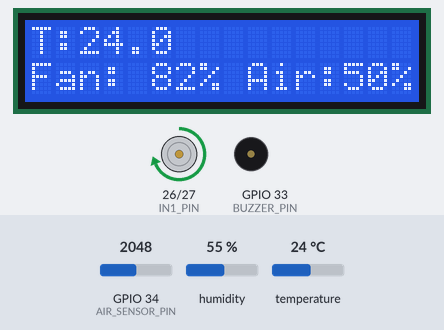
Bench run of a sketch on a simulated ESP32. Shown: 16×2 character LCD, motor-driver pin pairs drawn as motors (green arrow = first pin HIGH = forward, orange = second pin HIGH = backward, longer = more drive, scaled by the enable pin), buzzer (waves = sounding, pin HIGH). The inputs (shaded band) are chosen by the test bench; at power-on: temperature 24 °C, GPIO 34 (AIR_SENSOR_PIN) = 2048, humidity 55 % (analog values on the 0–4095 scale). What the sketch prints to the serial monitor is not drawn.

Above: at 2.6 s.
2.7 s: temperature set to 29.3 °C
At 6.3 s:
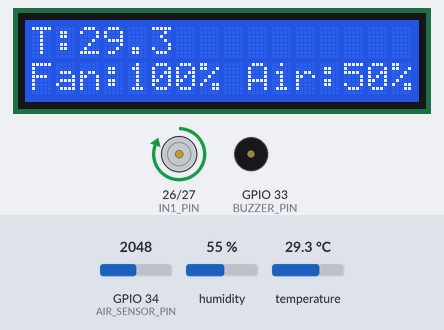
7.5 s: temperature set to 30.7 °C
At 10.5 s:
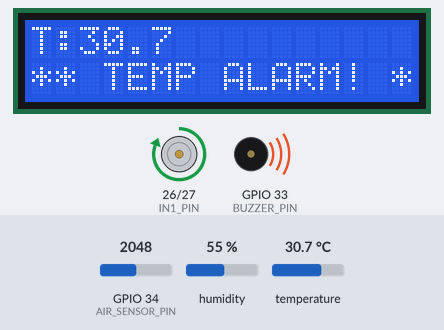
15.5 s: GPIO 34 (AIR_SENSOR_PIN) set to 4069
At 17.3 s:
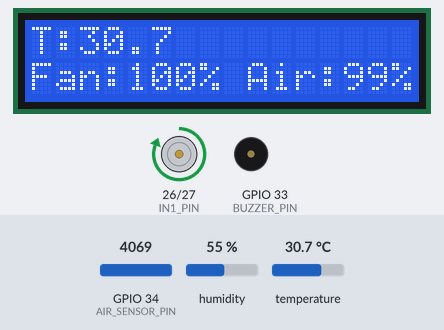
18.3 s: GPIO 34 (AIR_SENSOR_PIN) set to 4095
At 20.4 s:
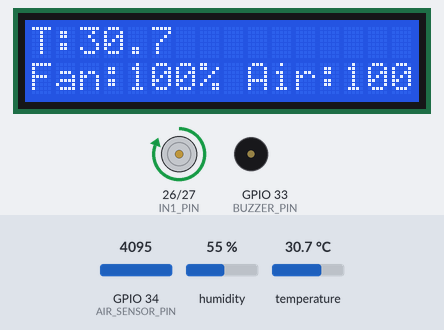
21.5 s: temperature set to 12 °C
At 23.3 s:
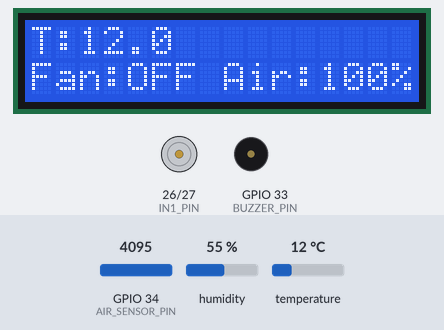
24.3 s: temperature set to 17.5 °C
At 26.4 s:
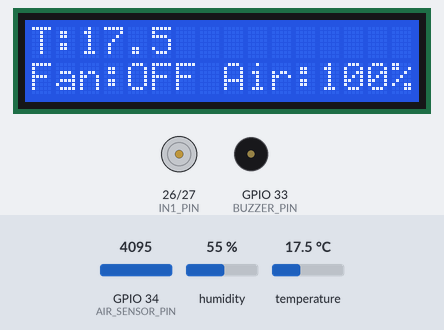
27.5 s: temperature set to 18.7 °C
Timing chart, 0 to 31.5 s (numbered marks = the images above; inputs shaded):
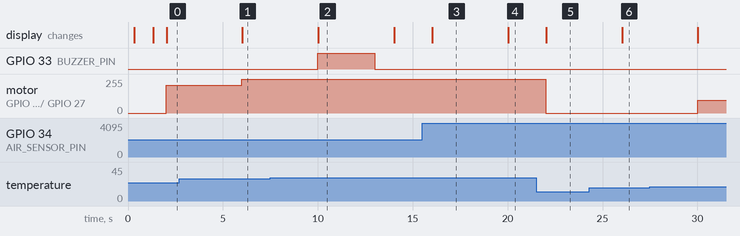

Measured:
- the behaviour switches between 29.9 and 30 °C on temperature (found by bisection; images 1 and 2)
- the behaviour switches between 4094 and 4095 on GPIO 34 (AIR_SENSOR_PIN) (found by bisection; images 3 and 4)
- after the input at 2.7 s, motor on GPIO 26 (IN1_PIN) / GPIO 27 (IN2_PIN): forward 210/255 → forward 255/255 after 3.3 s; the display: changes after 3.3 s (image 1)
- after the input at 7.5 s, GPIO 33 (BUZZER_PIN): LOW → HIGH after 2.5 s, → LOW 3.0 s later; the display: changes after 2.5 s (image 2)
- after the input at 15.5 s, the display: changes after 0.52 s (image 3)
- after the input at 18.3 s, the display: changes after 1.7 s (image 4)
- after the input at 21.5 s, motor on GPIO 26 (IN1_PIN) / GPIO 27 (IN2_PIN): forward 255/255 → stopped after 0.51 s; the display: changes after 0.53 s (image 5)
- after the input at 24.3 s, the display: changes after 1.7 s (image 6)
- after the input at 27.5 s, motor on GPIO 26 (IN1_PIN) / GPIO 27 (IN2_PIN): stopped → forward 95/255 after 2.5 s

The sketch:

smart.ino
```cpp
#include <Wire.h>
#include <LiquidCrystal_I2C.h>
#include <DHT.h>
#include "soc/soc.h"
#include "soc/rtc_cntl_reg.h"

// ================= PIN DEFINITIONS =================
#define DHTPIN 32
#define DHTTYPE DHT22

#define AIR_SENSOR_PIN 34
#define BUZZER_PIN 33

#define ENA_PIN 25
#define IN1_PIN 26
#define IN2_PIN 27

// Compatibility for ESP32 Arduino Core 2.x and 3.x
#if defined(ESP_ARDUINO_VERSION_MAJOR) && (ESP_ARDUINO_VERSION_MAJOR >= 3)
  #define USE_ESP32_CORE_V3 1
#elif defined(ESP_ARDUINO_VERSION) && (ESP_ARDUINO_VERSION >= 0x030000)
  #define USE_ESP32_CORE_V3 1
#else
  #define USE_ESP32_CORE_V3 0
  #define PWM_CHANNEL 0
#endif

// ================= PERIPHERALS =================
LiquidCrystal_I2C* lcd = nullptr;
bool lcdAvailable = false;
DHT dht(DHTPIN, DHTTYPE);

// Custom degree symbol character for LCD
byte degreeChar[8] = {
  0b00110,
  0b01001,
  0b01001,
  0b00110,
  0b00000,
  0b00000,
  0b00000,
  0b00000
};

// ================= CLIMATE & FAN CONFIGURATION =================
const float SET_TEMPERATURE   = 18.0; // Target cooling threshold: turns ON at >= 18.0°C
const float TEMP_HYSTERESIS   = 0.5;  // Turns OFF below (18.0 - 0.5) = 17.5°C
const float MAX_FAN_TEMP      = 26.0; // Reaches 100% full throttle at 26.0°C
const float ALARM_TEMP        = 30.0; // High-temperature safety alarm threshold

// System State
int currentSpeed = 0;
bool fanActive = false;

float currentTemp = 18.0;
float currentHumidity = 50.0;
int currentAirPercent = 0;

int dhtConsecutiveErrors = 0;
bool sensorFault = false;

// Buzzer Alert State
bool buzzerArmed = true;
bool buzzerPlaying = false;
unsigned long buzzerStartTime = 0;
const unsigned long BUZZER_DURATION = 3000; // 3-second alert beep

// Non-blocking sampling timer
unsigned long lastSampleTime = 0;
const unsigned long SAMPLE_INTERVAL = 2000; // Sample every 2 seconds

// ================= FORWARD DECLARATIONS =================
void handleBuzzer(float temp, unsigned long currentMillis);
int  calculateSpeed(float temp);
void applyMotorSpeed(int speed);
void writePwm(int duty);
void updateDisplay(float temp, float hum, int speed, int airPercent);
void handleSensorError();

// ================= SETUP =================
void setup() {
  // Disable brownout detector to prevent voltage drop resets
  WRITE_PERI_REG(RTC_CNTL_BROWN_OUT_REG, 0);

  Serial.begin(115200);
  delay(200);

  Serial.println("\n===========================================");
  Serial.println("     Smart Fan Standalone Controller       ");
  Serial.println("===========================================");
  Serial.printf("[CONFIG] Set Temperature: %.1f°C | Max Throttle at: %.1f°C\n", SET_TEMPERATURE, MAX_FAN_TEMP);

  // STEP 1: I2C Bus & LCD Auto-Detection (Non-blocking with timeout)
  Serial.println("[BOOT 1/4] Scanning I2C bus (GPIO 21 SDA / GPIO 22 SCL)...");
  Wire.begin(21, 22);
  Wire.setTimeOut(50); // Prevent hang if LCD is disconnected or lines are floating

  uint8_t detectedLcdAddr = 0;
  Wire.beginTransmission(0x27);
  if (Wire.endTransmission() == 0) {
    detectedLcdAddr = 0x27;
  } else {
    Wire.beginTransmission(0x3F);
    if (Wire.endTransmission() == 0) {
      detectedLcdAddr = 0x3F;
    }
  }

  if (detectedLcdAddr != 0) {
    Serial.printf("[BOOT 1/4] LCD detected at address 0x%02X. Initializing...\n", detectedLcdAddr);
    lcd = new LiquidCrystal_I2C(detectedLcdAddr, 16, 2);
    lcd->init();
    lcd->backlight();
    lcd->createChar(0, degreeChar);
    lcd->setCursor(0, 0);
    lcd->print("Smart Fan Ready");
    char line1[17];
    snprintf(line1, sizeof(line1), "Target: %2.0f%cC", SET_TEMPERATURE, (char)0);
    lcd->setCursor(0, 1);
    lcd->print(line1);
    lcdAvailable = true;
    delay(1000);
    lcd->clear();
  } else {
    Serial.println("[BOOT 1/4] No I2C LCD detected. Running in headless serial mode.");
    lcdAvailable = false;
  }

  // STEP 2: DHT22 & Analog Gas/Air Sensor
  Serial.println("[BOOT 2/4] Initializing DHT22 and Analog Input...");
  dht.begin();
  analogReadResolution(12);
  analogSetPinAttenuation(AIR_SENSOR_PIN, ADC_11db);

  // STEP 3: Motor Driver Pins & PWM Configuration
  Serial.println("[BOOT 3/4] Configuring Motor Driver Pins & PWM...");
  pinMode(IN1_PIN, OUTPUT);
  pinMode(IN2_PIN, OUTPUT);
  digitalWrite(IN1_PIN, LOW);
  digitalWrite(IN2_PIN, LOW);

#if USE_ESP32_CORE_V3
  ledcAttach(ENA_PIN, 5000, 8);
  ledcWrite(ENA_PIN, 0);
#else
  ledcSetup(PWM_CHANNEL, 5000, 8);
  ledcAttachPin(ENA_PIN, PWM_CHANNEL);
  ledcWrite(PWM_CHANNEL, 0);
#endif

  // STEP 4: Buzzer Pin
  Serial.println("[BOOT 4/4] Initializing Buzzer Pin...");
  pinMode(BUZZER_PIN, OUTPUT);
  digitalWrite(BUZZER_PIN, LOW);

  Serial.println("[SYSTEM] System initialization complete. Entering automatic control loop.\n");
}

// ================= MAIN LOOP =================
void loop() {
  unsigned long currentMillis = millis();

  // 1. Handle buzzer alarm shutoff timing
  if (buzzerPlaying && (currentMillis - buzzerStartTime >= BUZZER_DURATION)) {
    digitalWrite(BUZZER_PIN, LOW);
    buzzerPlaying = false;
  }

  // 2. Periodic sensor sampling and thermostatic fan control
  if (currentMillis - lastSampleTime >= SAMPLE_INTERVAL) {
    lastSampleTime = currentMillis;

    float t = dht.readTemperature();
    float h = dht.readHumidity();
    int airRaw = analogRead(AIR_SENSOR_PIN);
    currentAirPercent = constrain(map(airRaw, 0, 4095, 0, 100), 0, 100);

    // Filter transient DHT22 read glitches (intermittent CRC errors)
    if (isnan(t) || isnan(h)) {
      dhtConsecutiveErrors++;
      Serial.printf("[WARN] DHT read glitch (%d/3)\n", dhtConsecutiveErrors);
      if (dhtConsecutiveErrors >= 3) {
        sensorFault = true;
        handleSensorError();
        return;
      }
      // If glitch is transient, keep previous valid values and continue
    } else {
      dhtConsecutiveErrors = 0;
      sensorFault = false;
      currentTemp = t;
      currentHumidity = h;
    }

    // Safety Buzzer check (Trigger alarm if temperature exceeds 30.0°C)
    handleBuzzer(currentTemp, currentMillis);

    // Thermostatic Fan Speed Calculation based on 18.0°C Setpoint
    currentSpeed = calculateSpeed(currentTemp);
    applyMotorSpeed(currentSpeed);

    // Refresh Display and Serial Telemetry
    updateDisplay(currentTemp, currentHumidity, currentSpeed, currentAirPercent);

    int pct = map(currentSpeed, 0, 255, 0, 100);
    Serial.printf("[STATUS] Temp: %4.1f°C | Hum: %2.0f%% | Air: %2d%% | Fan: %3d PWM (%3d%%) | State: %s\n",
                  currentTemp, currentHumidity, currentAirPercent, currentSpeed, pct,
                  (currentSpeed > 0) ? "COOLING" : "IDLE (Below 18°C)");
  }
}

// ================= THERMOSTATIC MOTOR CONTROL =================
int calculateSpeed(float temp) {
  float offThreshold = SET_TEMPERATURE - TEMP_HYSTERESIS; // 18.0 - 0.5 = 17.5°C

  // Hysteresis deadband to prevent rapid on/off cycling around 18.0°C
  if (fanActive) {
    if (temp < offThreshold) fanActive = false;
  } else {
    if (temp >= SET_TEMPERATURE) fanActive = true;
  }

  if (!fanActive) return 0;

  // Scale speed linearly:
  // At 18.0°C -> PWM 80 (minimum gentle breeze)
  // At 26.0°C+ -> PWM 255 (maximum throttle)
  int speed = map((int)(temp * 10), (int)(SET_TEMPERATURE * 10), (int)(MAX_FAN_TEMP * 10), 80, 255);
  return constrain(speed, 80, 255);
}

void writePwm(int duty) {
#if USE_ESP32_CORE_V3
  ledcWrite(ENA_PIN, duty);
#else
  ledcWrite(PWM_CHANNEL, duty);
#endif
}

void applyMotorSpeed(int speed) {
  speed = constrain(speed, 0, 255);

  if (speed <= 0) {
    digitalWrite(IN1_PIN, LOW);
    digitalWrite(IN2_PIN, LOW);
    writePwm(0);
    fanActive = false;
  } else {
    digitalWrite(IN1_PIN, HIGH);
    digitalWrite(IN2_PIN, LOW);

    // Kickstart pulse to overcome static DC motor friction if spinning up from rest
    if (currentSpeed == 0 && speed > 0 && speed < 110) {
      writePwm(180);
      delay(40); // 40ms kickstart pulse
    }

    writePwm(speed);
  }
  currentSpeed = speed;
}

// ================= BUZZER =================
void handleBuzzer(float temp, unsigned long currentMillis) {
  if (temp >= ALARM_TEMP && buzzerArmed && !buzzerPlaying) {
    digitalWrite(BUZZER_PIN, HIGH);
    buzzerStartTime = currentMillis;
    buzzerPlaying = true;
    buzzerArmed = false;
    Serial.println("[ALARM] Over-temperature warning triggered (>= 30°C)!");
  }

  // Re-arm when temperature cools down below 28.5°C
  if (temp < (ALARM_TEMP - 1.5)) {
    buzzerArmed = true;
  }
}

// ================= LCD DISPLAY =================
void updateDisplay(float temp, float hum, int speed, int airPercent) {
  if (!lcdAvailable || lcd == nullptr) return;

  // Line 0: "T: 18.5[deg]C H:52%"
  char line0[17];
  snprintf(line0, sizeof(line0), "T:%4.1f%cC H:%2.0f%% ", temp, (char)0, hum);
  lcd->setCursor(0, 0);
  lcd->print(line0);

  // Line 1: Fan Speed and Air Quality
  char line1[17];
  if (buzzerPlaying) {
    snprintf(line1, sizeof(line1), "** TEMP ALARM! **");
  } else if (speed == 0) {
    snprintf(line1, sizeof(line1), "Fan:OFF Air:%2d%% ", airPercent);
  } else {
    int pct = map(speed, 0, 255, 0, 100);
    snprintf(line1, sizeof(line1), "Fan:%3d%% Air:%2d%% ", pct, airPercent);
  }
  lcd->setCursor(0, 1);
  lcd->print(line1);
}

void handleSensorError() {
  applyMotorSpeed(0);
  if (lcdAvailable && lcd != nullptr) {
    lcd->setCursor(0, 0);
    lcd->print("! SENSOR ERROR !");
    lcd->setCursor(0, 1);
    lcd->print("Fan Halted Safely");
  }
  Serial.println("[ERR] Persistent DHT22 failure! Motor halted for safety.");
}
```
